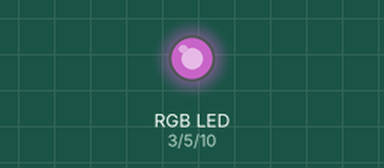
Bench run of a sketch on a simulated Arduino Uno, built with avr-gcc and run on an emulated ATmega328P. Parts: an RGB LED mixed from three pins (HIGH = lit). Dim RGB values are drawn brighter than linear.

Above: at 0.1 s.
Timing chart, 0 to 1.6 s (numbered marks = the images above):
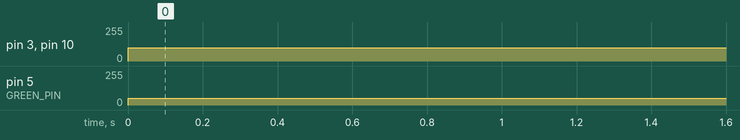

The sketch:

RGB_GR.ino
```cpp
#define RED_PIN 3
#define GREEN_PIN 5
#define BLUE_PIN 10

// the setup function runs once when you press reset or power the board
void setup() {
  // initialize digital pin LED_BUILTIN as an output.
  pinMode(RED_PIN, OUTPUT);
  pinMode(GREEN_PIN, OUTPUT);
  pinMode(BLUE_PIN, OUTPUT);
}

// the loop function runs over and over again forever
void loop() {
  analogWrite(GREEN_PIN, 50);
  analogWrite(RED_PIN, 100);
  analogWrite(BLUE_PIN, 100);
//  digitalWrite(GREEN_PIN, HIGH);
//  digitalWrite(RED_PIN, HIGH);
//  digitalWrite(BLUE_PIN, HIGH);
}
```

Measured:
- by itself, pin 3 (RED_PIN), pin 10 (BLUE_PIN): 0/255 → 100/255 at 0.00 s
- by itself, pin 5 (GREEN_PIN): 0/255 → 50/255 at 0.00 s
